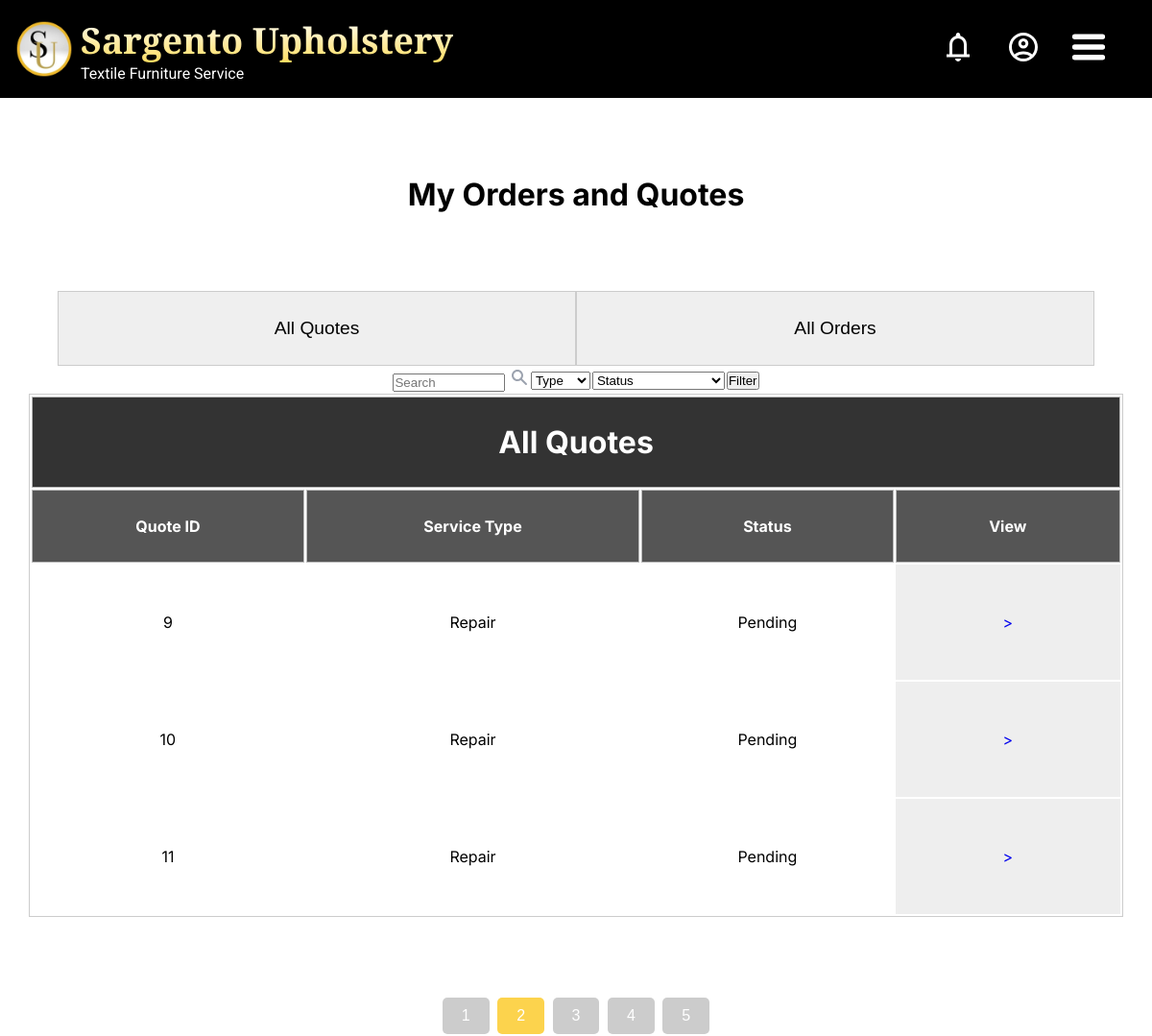
/my/orders_and_quotes.php?page=2 (signed in), run on an earlier commit of the app's database.
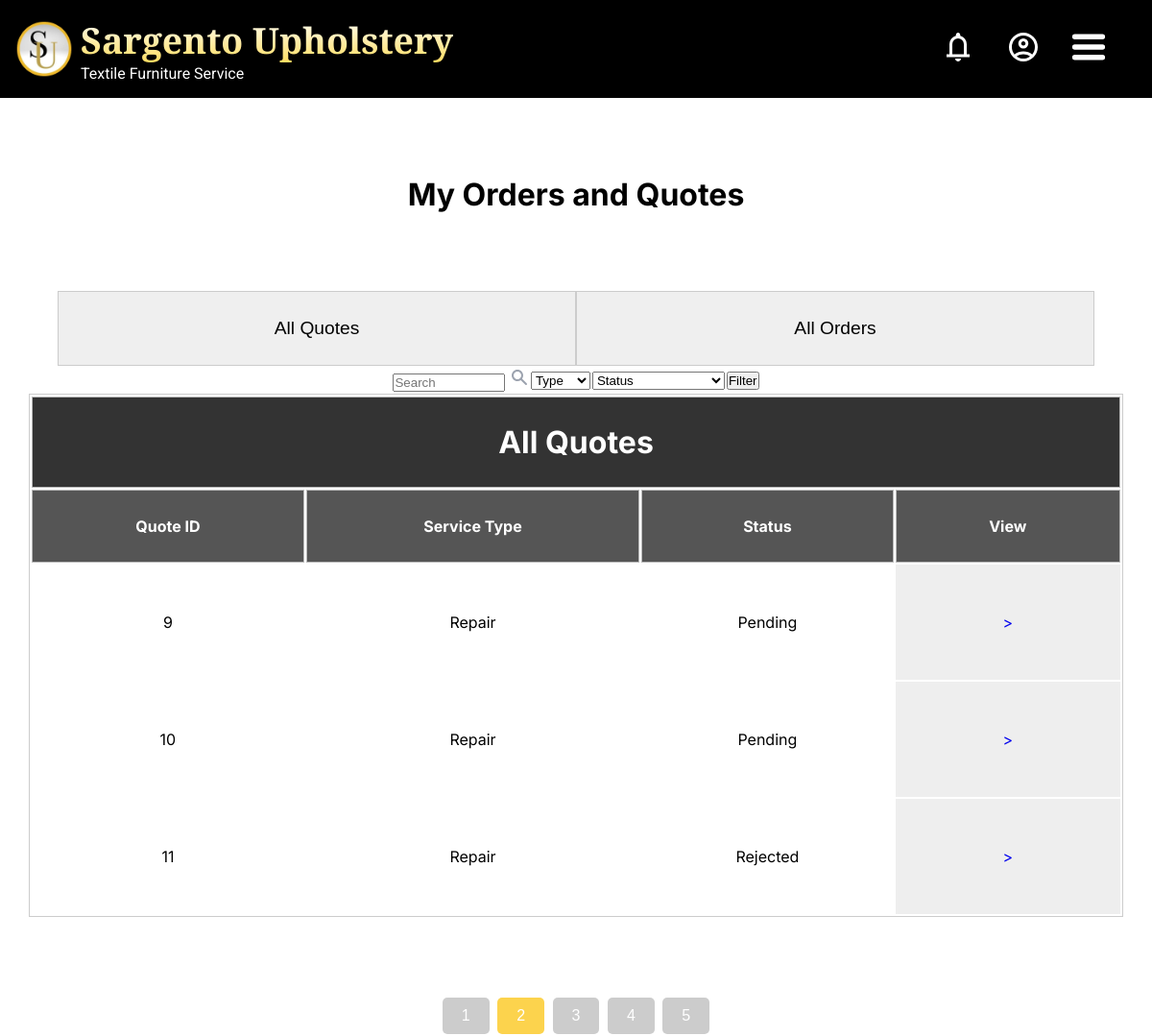
And on a later commit of the database.
### tables this page shows
CREATE TABLE `quotes` (
  `quote_id` int NOT NULL,
  `customer_id` int DEFAULT NULL,
  `service_type` enum('','repair','mto') DEFAULT NULL,
  `total_price` float DEFAULT NULL,
  `quote_status` enum('pending','approved','modified','rejected','accepted','cancelled') DEFAULT 'pending',
  `rejection_reason` text,
  `created_at` timestamp NULL DEFAULT CURRENT_TIMESTAMP,
  `updated_at` timestamp NULL DEFAULT CURRENT_TIMESTAMP ON UPDATE CURRENT_TIMESTAMP
);

### my/orders_and_quotes.php (the view, shortened to what the changed rows need)
<!DOCTYPE html>
<html lang="en">
<head>
    <link rel="stylesheet" href="/css/global.css">
    <link rel="stylesheet" href="/css/orders_and_quotes.css">
</head>
<body>
    <?php
        require_once('../header.php');
        $results_per_page = 3;
        $page = isset($_GET['page']) ? intval($_GET['page']) : 1;
        $offset = ($page - 1) * $results_per_page;
        $quote_query = "SELECT * FROM `quotes` WHERE `customer_id` = :customer_id LIMIT :limit OFFSET :offset";
        $quote_stmt = $conn->prepare($quote_query);
        $quote_stmt->bindParam(':customer_id', $user_id, PDO::PARAM_INT);
        $quote_stmt->bindParam(':limit', $results_per_page, PDO::PARAM_INT);
        $quote_stmt->bindParam(':offset', $offset, PDO::PARAM_INT);
        $quote_stmt->execute();
        $quotes = $quote_stmt->fetchAll(PDO::FETCH_ASSOC);
    ?>
    <div class="onq">
        <h1 class="onq__title">My Orders and Quotes</h1>
        <div class="onq__tab onq__tab--quotes" style="display:flex; flex-direction:column; align-items:center;">
            <table class="onq__table">
                <thead>
                    <tr>
                        <th class="onq__th onq__th--quote onq__th--title" colspan="6">All Quotes</th>
                    </tr>
                </thead>
                <thead class="onq__thead   onq__thead--quotes">
                    <tr class="onq__tr   onq__tr--quotes">
                        <th class="onq__th   onq__th--quotes   onq__tcorner">Quote ID</th>
                        <th class="onq__th   onq__th--quotes">Service Type</th>
                        <th class="onq__th   onq__th--quotes">Status</th>
                        <th class="onq__th   onq__th--quotes   onq__tcorner">View</th>
                    </tr>
                </thead>
                <tbody class="onq__tbody   onq__tbody--quotes">
                    <?php
                        if($quotes) {
                            foreach ($quotes as $row) {
                                echo '
                                    <tr>
                                        <td class="onq__td onq__td--quote">' . htmlspecialchars($row["quote_id"]) . '</td>
                                        <td class="onq__td onq__td--quote">' . ucwords(str_replace('_', ' ', htmlspecialchars($row["service_type"] ?? 'N/A') == "mto" ? "Made-To-Order" : "Repair")) . '</td>
                                        <td class="onq__td onq__td--quote">' . ucwords(str_replace('_', ' ', htmlspecialchars($row["quote_status"] ?? 'N/A'))) . '</td>
                                        <td class="onq__td--edge">
                                            <a href="quotes.php?quote_id=' . htmlspecialchars($row["quote_id"]) . '">
                                                >
                                            </a>
                                        </td>
                                    </tr>
                                ';
                            }
                        }
                    ?>
                </tbody>
            </table>
        </div>
    </div>
</body>
</html>

What changed in the data, as far as the page shows it:
changed quotes id 11: quote_status "Pending" → "Rejected"
